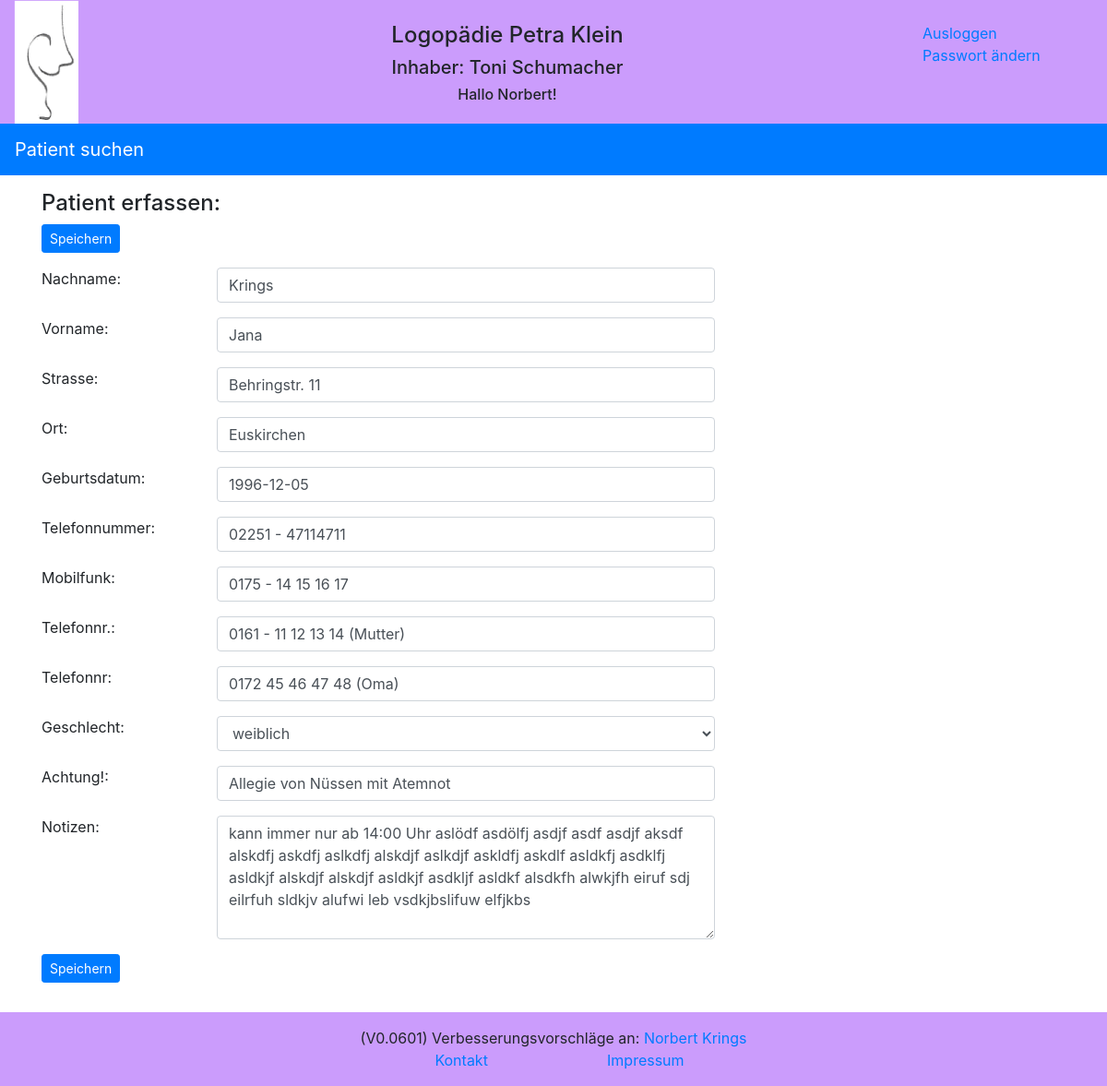
Before: /reports/edit/patient/1/ (signed in) with the older database file.
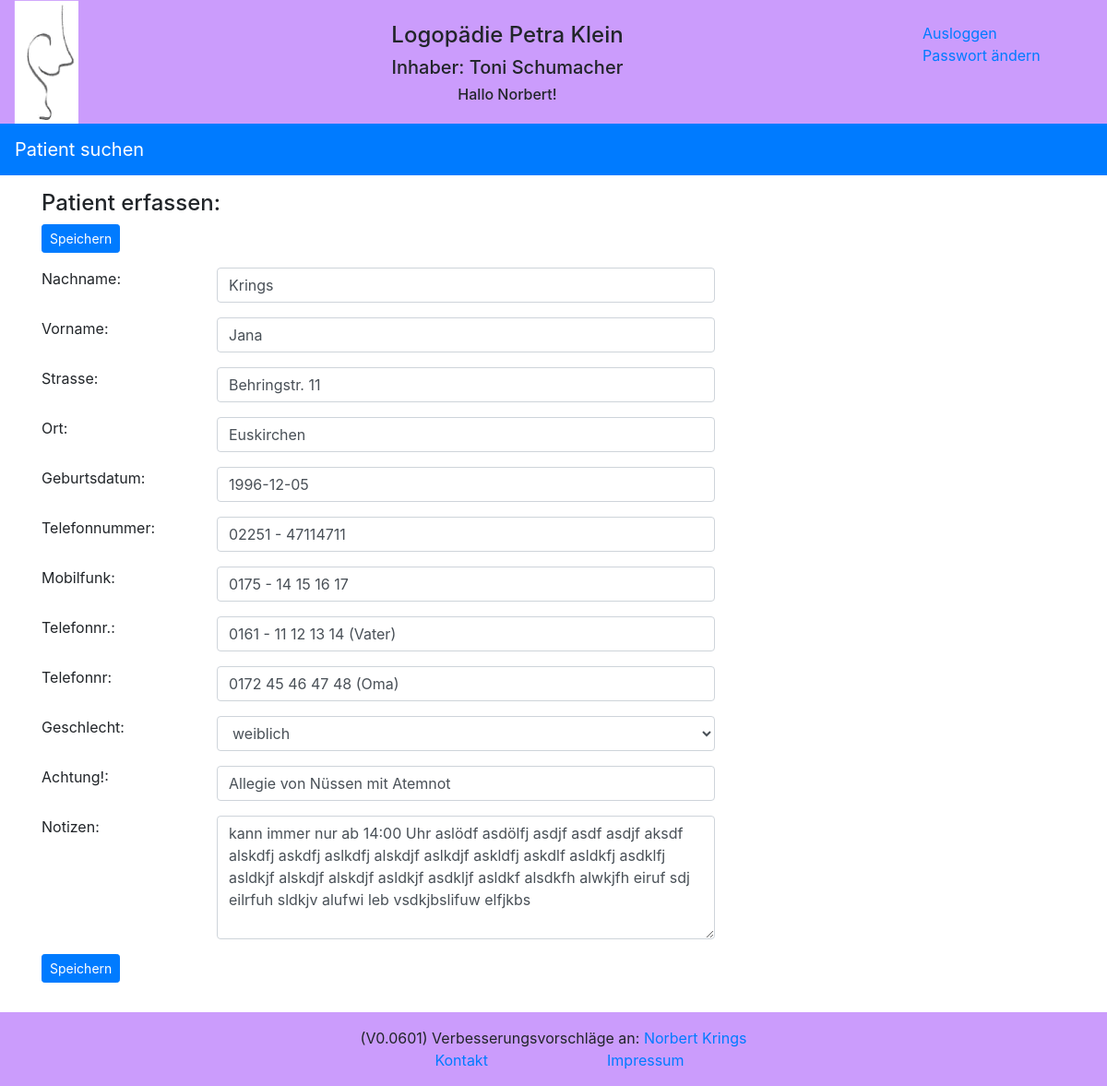
After: the same page with the newer database file.
### reports/models.py (models this page shows, shortened)
class Patient(models.Model):
    GENDER = (
        ('1', 'weiblich'),
        ('2', 'männlich'),
    )
    pa_first_name = models.CharField(max_length=50)
    pa_last_name = models.CharField(max_length=50)
    pa_street = models.CharField(max_length=100)
    pa_city = models.CharField(max_length=255)
    pa_phone = models.CharField(max_length=35, blank=True, default='', null=True)
    pa_cell_phone = models.CharField(max_length=35, blank=True, default='', null=True)
    pa_cell_phone_add1 = models.CharField(max_length=35, blank=True, default='', null=True)
    pa_cell_phone_add2 = models.CharField(max_length=35, blank=True, default='', null=True)
    pa_date_of_birth = models.DateField(default='1900-01-01')
    pa_gender = models.CharField(max_length=1, choices=GENDER, default='1')
    pa_attention = models.CharField(max_length=100, blank=True, default='')
    pa_note = models.CharField(max_length=255, blank=True, default='')

### reports/views.py (the view)
# urls.py: path('edit/patient/<id>/', views.edit_patient, name='edit_patient'),
def edit_patient(request, id=None):
    item = get_object_or_404(Patient, id=id)
    form = PatientForm(request.POST or None, instance=item)
    if form.is_valid():
        form.save()
        logger.info('edit_patient: Patient mit der ID:' + str(item.id) + ' geändert')
        return redirect('/reports/patient/' + str(item.id) + '/')
    logger.info('edit_patient: Patient mit der ID: ' + str(id) + ' zwecks Änderung aufgerufen')
    return render(request, 'reports/patient_form.html', {'form': form})

### reports/templates/reports/patient_form.html (shortened to what this page needs)
{% extends "base.html" %}
{% block extrahead %}
    {% load static %}
    <link rel="stylesheet" href="{% static 'reports/style_e2.css' %}">
{% endblock %}
{% block nav %}
<nav class="navbar navbar-expand-sm bg-primary navbar-dark">
  <a class="navbar-brand" href="{% url 'reports:index' %}" >Patient suchen</a>
</nav>
{% endblock %}
{% block content %}
<content>
    <form method="POST" enctype="multipart/form-data" action="">
    <div class="container">
        <div class="row">
            <div class="col-sm">
                <h4>Patient erfassen:</h4>
            </div>
        </div>
        <div class="form-group row">
            <div class="col-sm-offset-2 col-sm-6">
                <button type="submit" class="btn btn-primary btn-sm">Speichern</button>
            </div>
        </div>
        <div class="form-group row">
            <label for="{{ form.pa_last_name.id_for_label }}" class="col-sm-2 control-label">Nachname:</label>
            <div class="col-sm-6">
                {{ form.pa_last_name }}
            </div>
        </div>
        <div class="form-group row">
            <label for="{{ form.pa_first_name.id_for_label }}" class="col-sm-2 control-label">Vorname:</label>
            <div class="col-sm-6">
                {{ form.pa_first_name }}
            </div>
        </div>
        <div class="form-group row">
            <label for="{{ form.pa_street.id_for_label }}" class="col-sm-2 control-label">Strasse:</label>
            <div class="col-sm-6">
                {{ form.pa_street }}
            </div>
        </div>
        <div class="form-group row">
            <label for="{{ form.pa_city.id_for_label }}" class="col-sm-2 control-label">Ort:</label>
            <div class="col-sm-6">
                {{ form.pa_city }}
            </div>
        </div>
        <div class="form-group row">
            <label for="{{ form.pa_date_of_birth.id_for_label }}" class="col-sm-2 control-label">Geburtsdatum:</label>
            <div class="col-sm-6">
                {{ form.pa_date_of_birth }}
            </div>
        </div>
        <div class="form-group row">
            <label for="{{ form.pa_phone.id_for_label }}" class="col-sm-2 control-label">Telefonnummer:</label>
            <div class="col-sm-6">
                {{ form.pa_phone }}
            </div>
        </div>
        <div class="form-group row">
            <label for="{{ form.pa_cell_phone.id_for_label }}" class="col-sm-2 control-label">Mobilfunk:</label>
            <div class="col-sm-6">
                {{ form.pa_cell_phone }}
            </div>
        </div>
        <div class="form-group row">
            <label for="{{ form.pa_cell_phone_add1.id_for_label }}" class="col-sm-2 control-label">Telefonnr.:</label>
            <div class="col-sm-6">
                {{ form.pa_cell_phone_add1 }}
            </div>
        </div>
        <div class="form-group row">
            <label for="{{ form.pa_cell_phone_add2.id_for_label }}" class="col-sm-2 control-label">Telefonnr:</label>
            <div class="col-sm-6">
                {{ form.pa_cell_phone_add2 }}
            </div>
        </div>
        <div class="form-group row">
            <label for="{{ form.pa_gender.id_for_label }}" class="col-sm-2 control-label">Geschlecht:</label>
            <div class="col-sm-6">
                {{ form.pa_gender }}
            </div>
        </div>
        <div class="form-group row">
            <label for="{{ form.pa_attention.id_for_label }}" class="col-sm-2 control-label">Achtung!:</label>
            <div class="col-sm-6">
                {{ form.pa_attention }}
            </div>
        </div>
        <div class="form-group row">
            <label for="{{ form.pa_note.id_for_label }}" class="col-sm-2 control-label">Notizen:</label>
            <div class="col-sm-6">
                {{ form.pa_note }}
            </div>
        </div>
       <div class="form-group row">
            <div class="col-sm-offset-2 col-sm-6">
                <button type="submit" class="btn btn-primary btn-sm">Speichern</button>
            </div>
        </div>
    </div>
    </form>
</content>
{% endblock %}

Changed rows visible on the page:
changed Patient "Krings": pa_cell_phone_add1 "0161 - 11 12 13 14 (Mutter)" → "0161 - 11 12 13 14 (Vater)"
